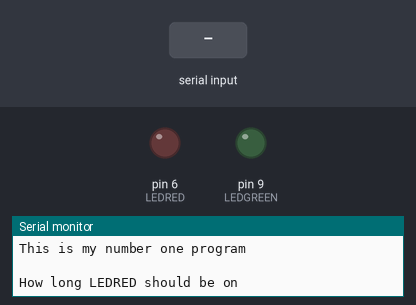
Bench run of a sketch on a simulated Arduino Uno, built with avr-gcc and run on an emulated ATmega328P. Parts: output pins drawn as LEDs (lit = HIGH), the last lines printed to the serial monitor. Dashed ring = blinking. Inputs (shaded band) come from the test bench.

Above: at 0.8 s.
0.9 s: "30,150,10,200,45,90\n" received over Serial
At 3.6 s:
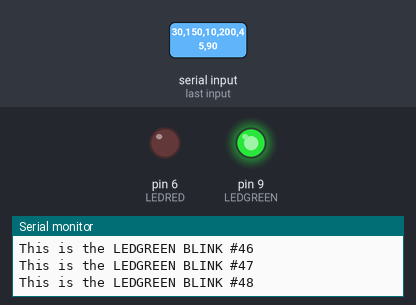
3.9 s: "90,45,200\n" received over Serial
At 5.72 s:
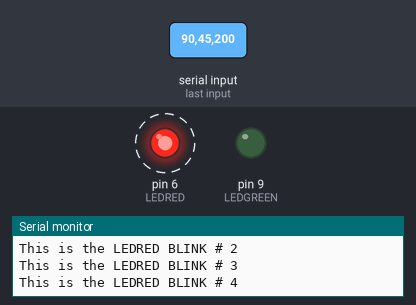
Timing chart, 0 to 12.9 s (numbered marks = the images above; inputs shaded):
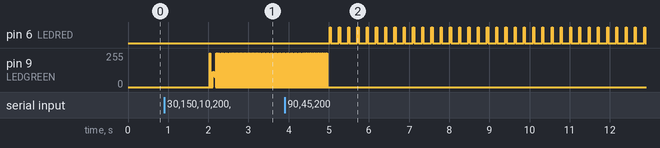

Measured:
- after the input at 3.9 s, pin 6 (LEDRED): alternates HIGH for 0.03 s and LOW for 0.20 s, starting after 1.1 s
- by itself, pin 9 (LEDGREEN): alternates 255/255 for 0.01 s and 0/255 for 0.02 s, 65 changes in all, then stays 0/255

The sketch:

sketch_apr01b.ino
```cpp
int LEDRED=6;
int LEDGREEN=9;
int BLINKRED;
int BLINKGREEN;
int LEDREDON;
int LEDREDOFF;
int LEDGREENON;
int LEDGREENOFF;

String message1="This is the LEDRED BLINK # ";
String message2="This is the LEDGREEN BLINK #";


void setup() {
  Serial.begin(9600);
  pinMode(LEDRED,OUTPUT);
  pinMode(LEDGREEN,OUTPUT);
  Serial.println("This is my number one program");
  Serial.println(" ");
  // put your setup code here, to run once:

  Serial.print("How long LEDRED should be on");
  while(Serial.available()==0) {};
  LEDREDON=Serial.parseInt();
  Serial.println(" ");

  Serial.print("How long LEDRED should be off");
  while(Serial.available()==0) {};
  LEDREDOFF=Serial.parseInt();
  Serial.println(" ");

  Serial.print("How long LEDGREEN should be on");
  while(Serial.available()==0) {};
  LEDGREENON=Serial.parseInt();
  Serial.println(" ");

  Serial.print("How long LEDGREEN should be off");
  while(Serial.available()==0) {};
  LEDREDOFF=Serial.parseInt();
  Serial.println(" ");

  Serial.print("How many Blinks for REDLED");
  while(Serial.available()==0) {};
  BLINKRED=Serial.parseInt();
  Serial.println(" ");

  Serial.print("How many Blinks for GREENLED");
  while(Serial.available()==0) {};
  BLINKGREEN=Serial.parseInt();
  Serial.println(" ");
}

void loop() {
  Serial.print("How many Blinks for REDLED");
  while(Serial.available()==0) {};
  BLINKRED=Serial.parseInt();
  Serial.println(" ");

  for(int j=1;j<=BLINKRED;j=j+1){
    Serial.print(message1);
    Serial.println(j);
    digitalWrite(LEDRED,HIGH);
    delay(LEDREDON);
    digitalWrite(LEDRED,LOW);
    delay(LEDREDOFF);
  }
  Serial.println(" ");

  for(int j=1;j<=BLINKGREEN;j=j+1){
    Serial.print(message2);
    Serial.println(j);
    digitalWrite(LEDGREEN,HIGH);
    delay(LEDGREENON);
    digitalWrite(LEDGREEN,LOW);
    delay(LEDGREENOFF);
  }
  Serial.println(" ");

  }
```
